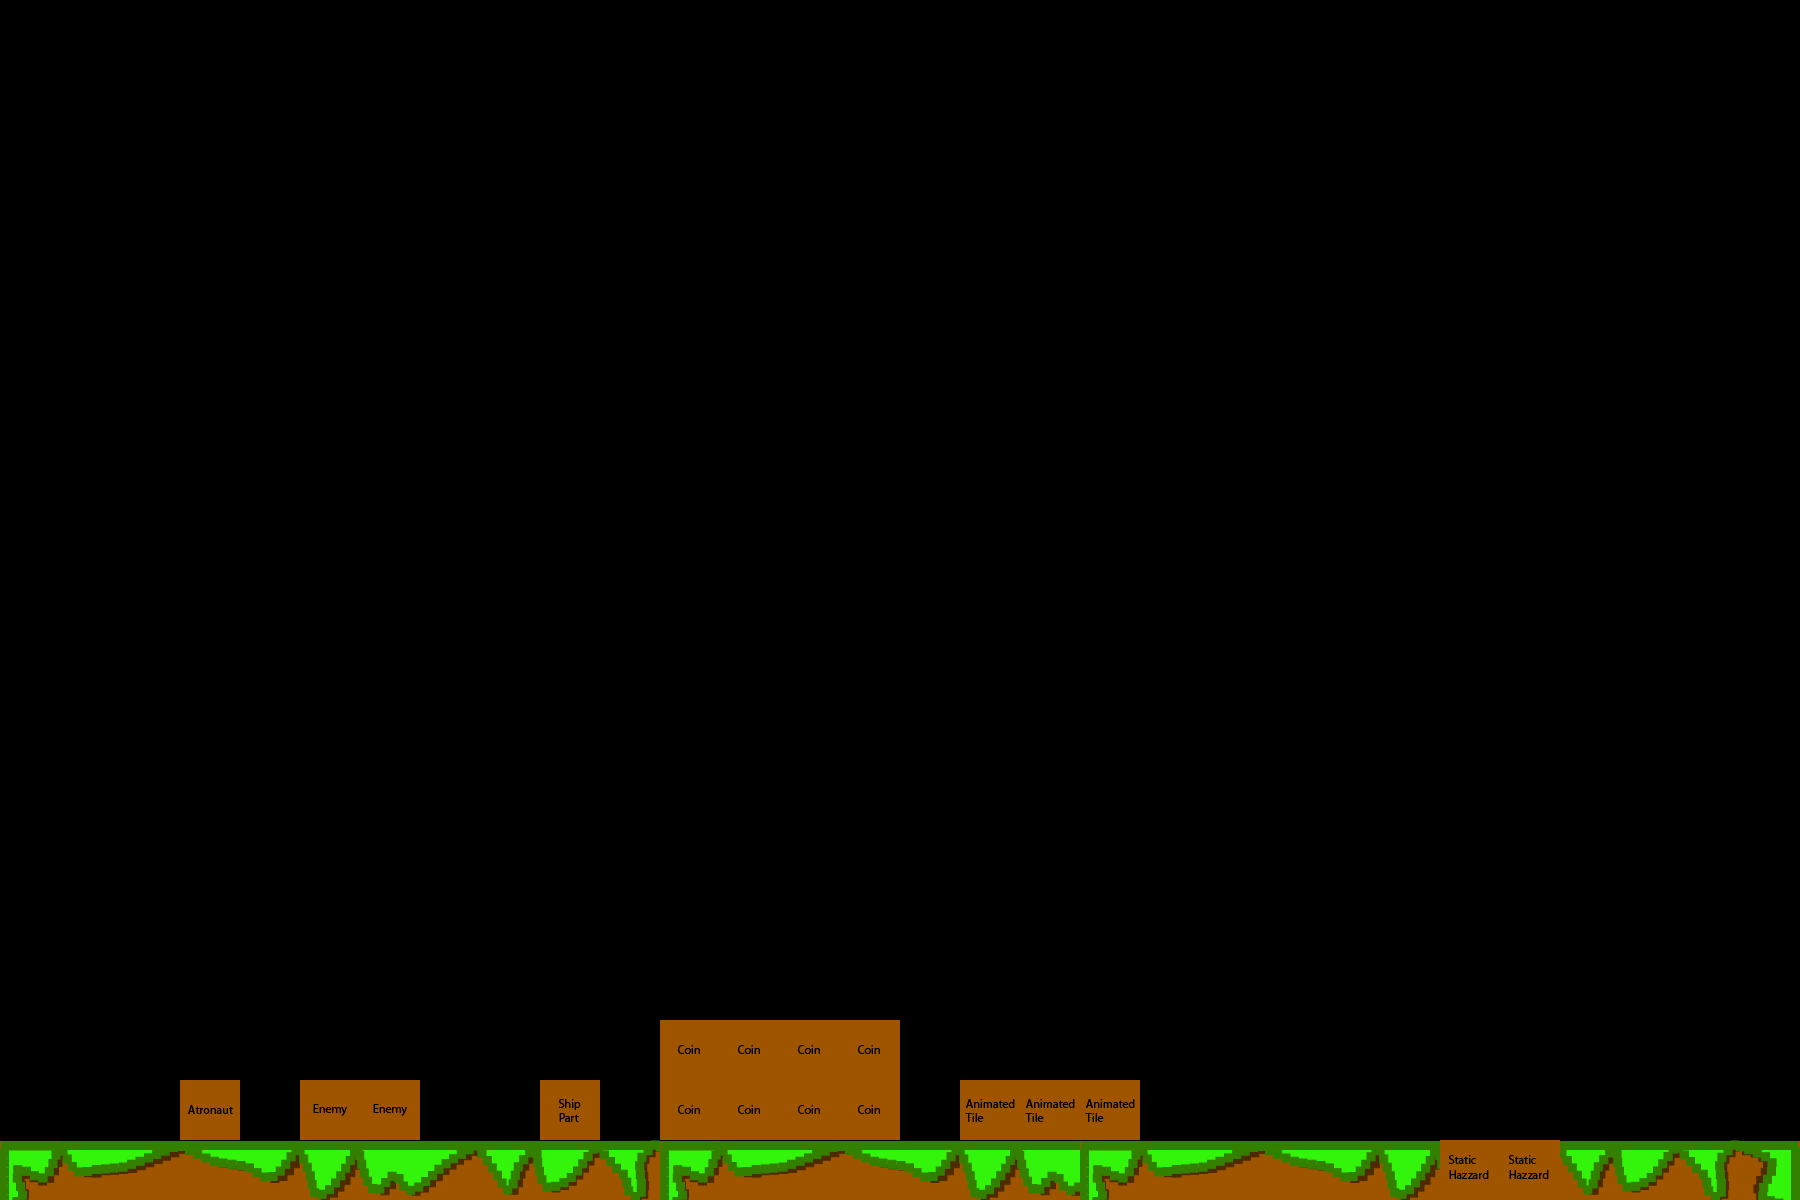

This is a level from a 2D game, rendered from its Tiled map with the project's own tilesets. A one-line summary and the map file follow, with tile-layer data summarised:
An orthogonal 30x20 tile map with 60x60 px tiles, 5 tile layers (walls, enemies, animated, player, ...).

<map version="1.0" orientation="orthogonal" width="30" height="20" tilewidth="60" tileheight="60">
 <tileset firstgid="1" name="tileMapTest" tilewidth="60" tileheight="60">
  <image source="tileMapTest.png" width="721" height="604" />
  <tile id="13">
   <properties>
    <property name="name" value="furball" />
   </properties>
  </tile>
  <tile id="14">
   <properties>
    <property name="collision" value="1" />
    <property name="name" value="coin_frm" />
    <property name="type" value="4" />
   </properties>
  </tile>
  <tile id="15">
   <properties>
    <property name="collision" value="1" />
    <property name="name" value="shippart_frm" />
    <property name="type" value="3" />
   </properties>
  </tile>
  <tile id="25">
   <properties>
    <property name="name" value="player" />
   </properties>
  </tile>
  <tile id="26">
   <properties>
    <property name="collision" value="0" />
    <property name="name" value="anim_florest_flower" />
    <property name="type" value="0" />
   </properties>
  </tile>
 </tileset>
 <layer name="walls" width="30" height="20">
  <data>[600 cells, 30 non-empty, 12 distinct tile ids]</data>
 </layer>
 <layer name="enemies" width="30" height="20">
  <data>[600 cells, 2 non-empty, 1 distinct tile ids]</data>
 </layer>
 <layer name="animated" width="30" height="20">
  <data>[600 cells, 12 non-empty, 3 distinct tile ids]</data>
 </layer>
 <layer name="player" width="30" height="20">
  <data>[600 cells, 1 non-empty, 1 distinct tile ids]</data>
 </layer>
 <layer name="hazzards" width="30" height="20">
  <data>[600 cells, 2 non-empty, 1 distinct tile ids]</data>
 </layer>
</map>